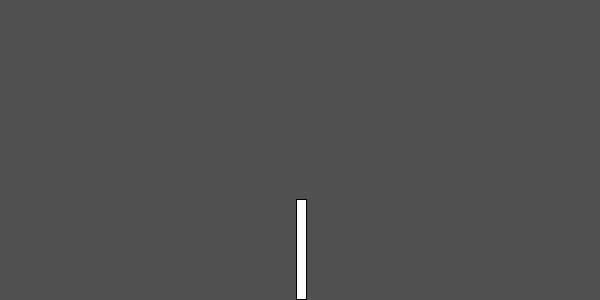
Frame 1 (no input)
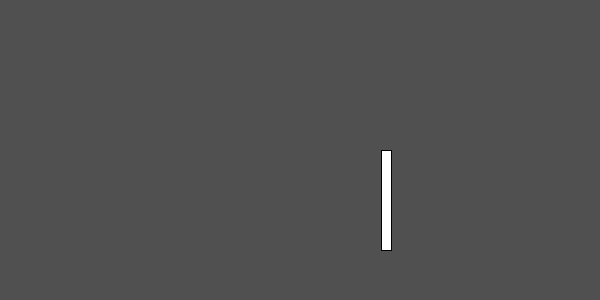
Frame 60 (the mouse pressed at the canvas centre just before this capture)
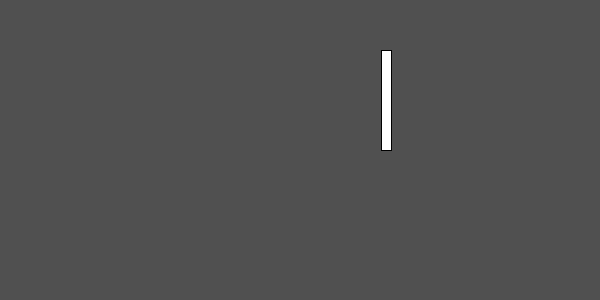
Frame 120 (the mouse held since frame 60 and released just before this capture)

The Processing sketch that drew these frames (run headless with seeded random() and noise(); from frame 60 on, the mouse is pressed at the canvas centre):

// Processing sketch: sketch_4
// ── sketch_4.pde
// change the values computed for x and y so that the rectangle moves in a circle

void setup() {
  size(600, 300);
  rectMode(CENTER);
}

void draw() {
  background(80);
  float x = width/2 + sin(radians(frameCount)) * 100;
  float y = height/2 + cos(radians(frameCount)) * 100;
  rect(x, y, 10, 100);
}
